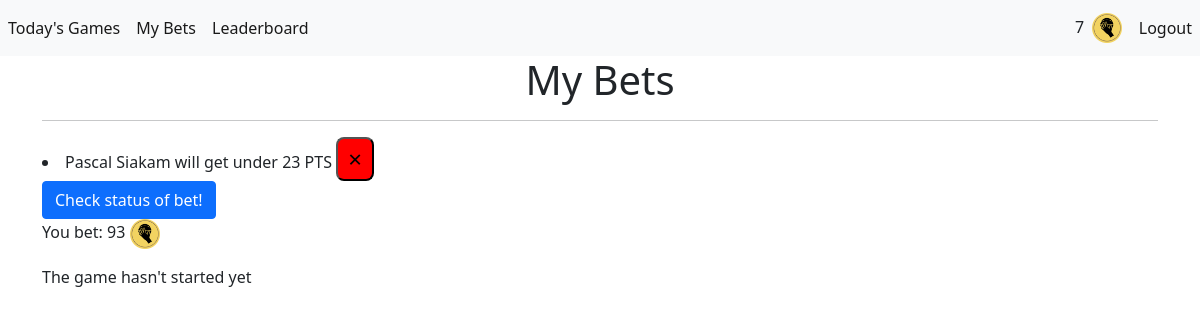
/my-bets (signed in), run on the app's committed database.
### app/models.py (models this page shows)
class User(db.Model, UserMixin):
    id = db.Column(db.Integer, primary_key = True)
    email = db.Column(db.String(150), unique = True)
    password = db.Column(db.String(150))
    first_name = db.Column(db.String(150))
    last_name = db.Column(db.String(150))
    swishcoins = db.Column(db.Integer, default = 100)
    bets = db.relationship('Bet')

class Bet(db.Model):
    __table_args__ = (
        db.UniqueConstraint('game_id', 'team', 'player_name', 'statistic', 'num_stats', 'user_id'),
    )
    id = db.Column(db.Integer, primary_key = True)
    game_id = db.Column(db.String(50))
    team = db.Column(db.String(100))
    player_name = db.Column(db.String(500))
    statistic = db.Column(db.String(100))
    over_statistic = db.Column(db.Boolean, default = False, nullable = False)
    num_stats = db.Column(db.Integer)
    date = db.Column(db.DateTime(timezone=True), server_default=func.now())
    w_or_l = db.Column(db.Boolean, default = None, nullable = True)
    game_status = db.Column(db.Integer, nullable = True)
    stats_actual = db.Column(db.Integer, nullable = True)
    wagered_amount = db.Column(db.Integer, nullable = True)
    net_revenue = db.Column(db.Integer, nullable = True)
    claimed = db.Column(db.Boolean, default = False)
    user_id = db.Column(db.Integer, db.ForeignKey('user.id'))

### app/views.py (the view)
@app.route("/my-bets")
def my_bets():
    return render_template("user_bets.html", user = current_user)

### app/__init__.py (called while the page is built)
@login_manager.user_loader
def load_user(id):
    return User.query.get(int(id))

### app/templates/user_bets.html (shortened to what this page needs)
{% extends "main/base.html" %}
{% block main %}
<div class="container">
    <div class="row">
        <div class="col">
            <h1>My Bets</h1>
            <hr>
            <p> {% for bet in user.bets %}
                <li>{% if bet.over_statistic == true %}
                    {{bet.player_name}} will get over {{bet.num_stats| round| int}} {{ bet.statistic }}
                    {% else %}
                    {{bet.player_name}} will get under {{bet.num_stats| round| int}} {{ bet.statistic }}
                    {% endif %}
                    <button type="button" class="close" onClick="deleteBet('{{ bet.id }}')">
                        <span aria-hidden="true">&times;</span>
                    </button>
                    <br>
                    <button type="button" class="btn btn-primary" onClick="
                    fetch('/check-bet-status', {
                        method: 'POST',
                        body: JSON.stringify({betID: '{{ bet.id }}'})
                    }).then((_res) => {
                        window.location.href='my-bets';
                    })";>
                        Check status of bet!
                    </button>
                    <p> You bet: {{ bet.wagered_amount }} <img style="max-width: 30px; max-height: 30px;" src="{{ url_for('static', filename='img/CourtsideBets_logo.png') }}"></p>
                    {% if bet.game_status is none or bet.game_status == 1  %}
                        <p>The game hasn't started yet</p>
                    {% elif bet.game_status == 2 and bet.w_or_l is none %}
                        <p style="color: rgb(202, 181, 28)">The game is in progress. {{ bet.player_name }} currently has {{ bet.stats_actual }} {{ bet.statistic }}</p>
                    {% elif bet.game_status == 2 and bet.w_or_l == true %}
                        <p style="color: rgb(0, 240, 160)">You won! {{ bet.player_name }} currently has {{ bet.stats_actual }} {{ bet.statistic }} +{{ 2 * bet.wagered_amount }} <img style="max-width: 25px; max-height: 25px;" src="{{ url_for('static', filename='img/CourtsideBets_logo.png') }}"></p>
                    {% elif bet.game_status == 2 and bet.w_or_l == false %}
                        <p style="color: red"> You lost. {{ bet.player_name }} currently has {{ bet.stats_actual }} {{ bet.statistic }}</p>
                    {% endif %}
                </li>
                {% endfor %}
            </p>
        </div>
    </div>
</div>
{% endblock %}

### app/templates/main/base.html (shortened to what this page needs)
<!doctype html>
<html lang="en">
<head>
    <link href="https://cdn.jsdelivr.net/npm/bootstrap@5.1.3/dist/css/bootstrap.min.css" rel="stylesheet"
>
    <link rel="stylesheet" href="{{ url_for('static', filename='css/style.css') }}">
</head>
<body>
    <nav class="navbar navbar-expand-lg navbar-light bg-light">
        <div class="collapse navbar-collapse" id="navbar">
            <div class="navbar-nav">
                {% if user.is_authenticated %}
                <a class="nav-link active" style="white-space: nowrap;" id="today_games" href="/">Today's Games</a>
                <a class="nav-link active" style="white-space: nowrap;" id="my_bets" href="/my-bets">My Bets</a>
                <a class="nav-link active" style="white-space: nowrap;" id="leaderboard" href="/leaderboard">Leaderboard</a>
                {% else %}
                <a class="nav-link active" id="login" href="/login">Login</a>
                <a class="nav-link active" id="sign_up" href="/sign-up">Sign Up</a>
                {% endif %}
            </div>
        </div>
        <div class="collapse navbar-collapse" id="navbarNav">
            <ul class="navbar-nav ms-auto mb-2 mb-lg-0">
                <li style="padding-top:7px;"> {{ user.swishcoins }} &nbsp; </li>
                <li><img style="max-width: 35px; max-height: 35px; padding-top: 5px" src="{{ url_for('static', filename='img/CourtsideBets_logo.png') }}"> &nbsp; </li>
                <li><a class="nav-link active" id="logout" href="/logout">Logout</a></li>
            </ul>
            </div>
    </nav>
    <main>
        {% block main %} {% endblock %}
    </main>
</body>
</html>

### app/static/css/style.css (style rules this page uses)
h1 { text-align: center; }
.close { background-color: red; color: black; text-align: center; font-size: 24px; padding: 2px 10px; transition-duration: 0.4s; border-radius: 8px; }

### data on the page
User: swishcoins "7"
Bet: player_name "Pascal Siakam", num_stats "23", statistic "PTS", wagered_amount "93", shows "The game hasn't started yet"
